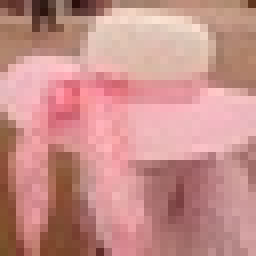
%> input picture Tugas2/img/test2.jpg, 32 x 32 px (shown 8 times larger)
$ octave Tugas2.m   (GNU Octave 9; MATLAB toolbox functions it lacks are replaced by stand-ins)
%> lines starting %> are read from the running program, lines starting %| are printed output that depends on the picture
gambar = imread('C:\Users\USER\Documents\KULIAH\SEMESTER 3\PCD\Tugas_Pemrosesan_Citra_Digital\Tugas2\img\test2.jpg');
%> gambar is the input picture: size 32x32x3 uint8; mean R, G, B 199.5, 143.2, 138.5
imshow(gambar);
R = gambar(:,:,1);
G = gambar(:,:,2);
B = gambar(:,:,3);
Red = cat(3,R,G*0,B*0);
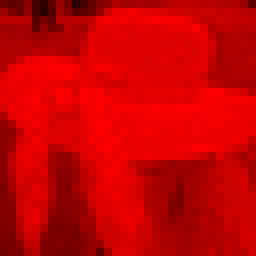
%> Red: size 32x32x3 uint8 (shown 8 times larger); mean R, G, B 199.5, 0, 0
Green = cat(3,R*0,G,B*0);
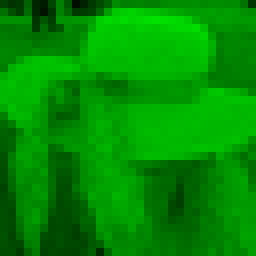
%> Green: size 32x32x3 uint8 (shown 8 times larger); mean R, G, B 0, 143.2, 0
Blue = cat(3,R*0,G*0,B);
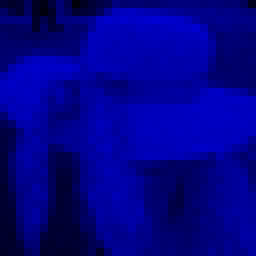
%> Blue: size 32x32x3 uint8 (shown 8 times larger); mean R, G, B 0, 0, 138.5
figure(1);
subplot(1,2,1);imshow(Red);title('Red');
subplot(1,2,2),imhist(Red);
%> after `imhist(Red)`:
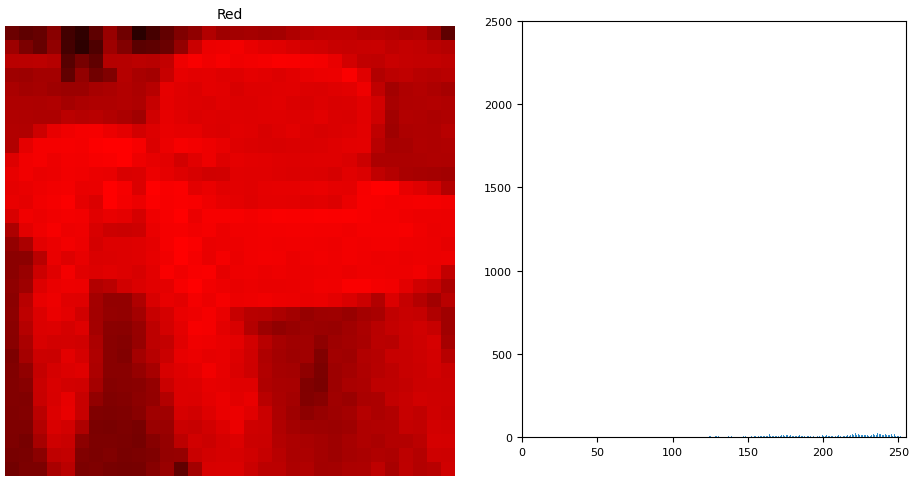
%> figure redrawn from the program's plot data, 2 panels
figure(2);
subplot(1,2,1);imshow(Green);title('Green');
subplot(1,2,2),imhist(Green);
%> after `imhist(Green)`:
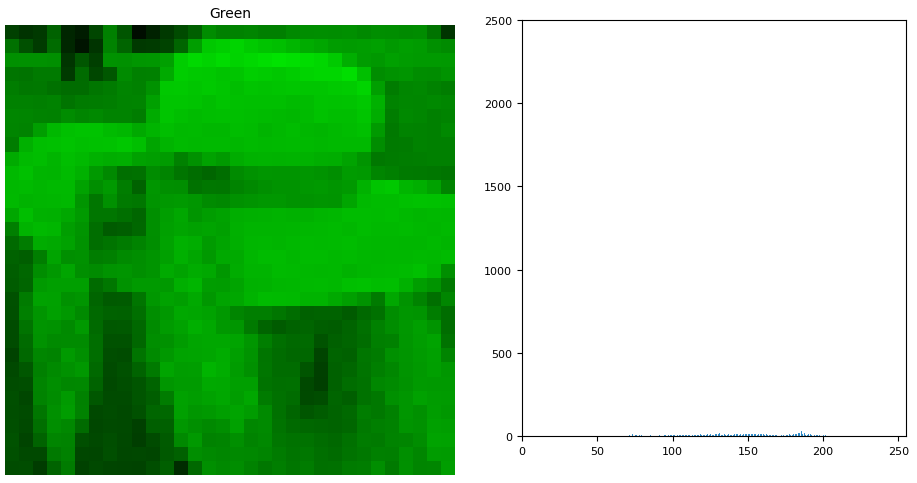
%> figure redrawn from the program's plot data, 2 panels
figure(3);
subplot(1,2,1);imshow(Blue);title('Blue');
subplot(1,2,2),imhist(Blue);
%> after `imhist(Blue)`:
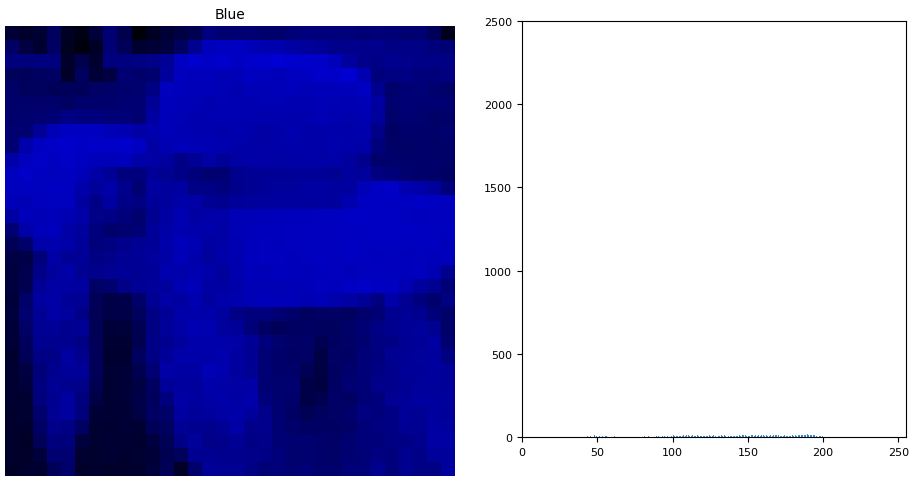
%> figure redrawn from the program's plot data, 2 panels
figure(4);
subplot(1,2,1);imshow(gambar);title('test2');
subplot(1,2,2);imhist(gambar);title('test2 histogram');
%> after `title('test2 histogram')`:
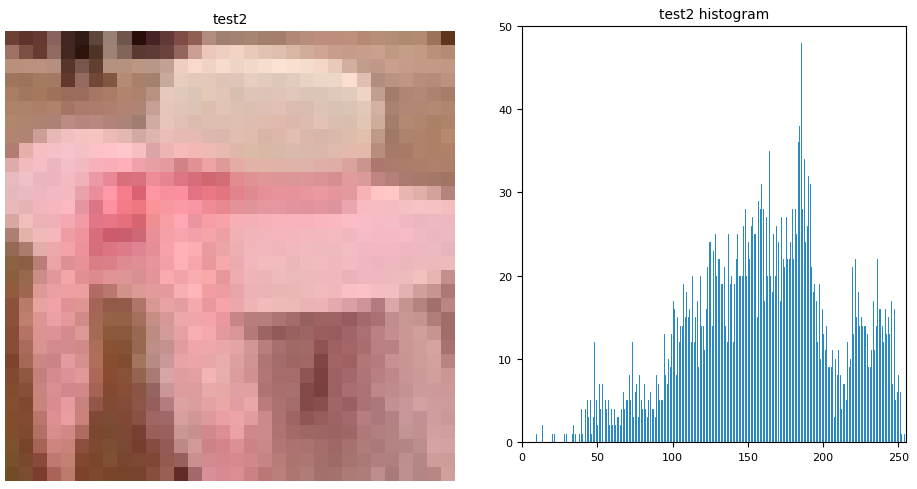
%> figure redrawn from the program's plot data, 2 panels
